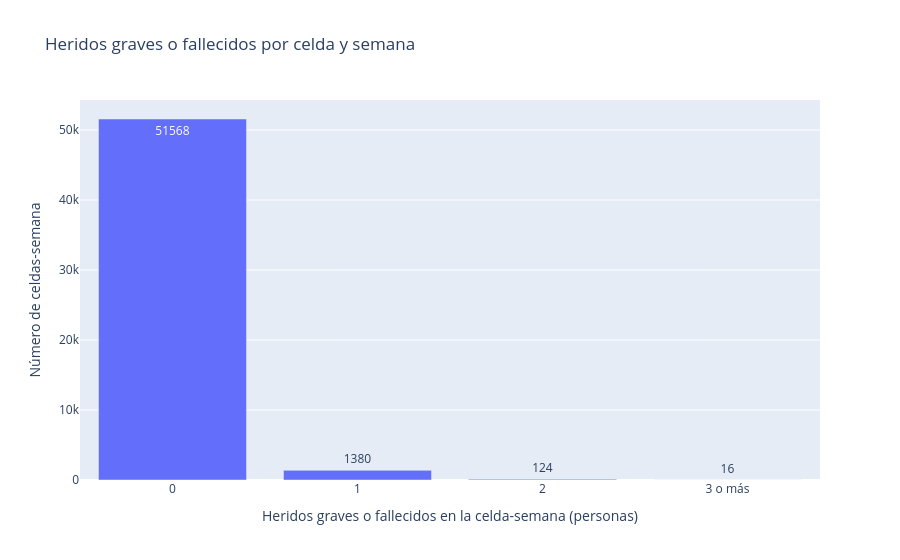

Notebook source saved alongside this figure:
### Markdown cell above
## 3. Qué mostró la exploración

Construyo la **tabla de celdas** (el grano de la sección 1) y miro cómo se reparte el objetivo. Casi todas las celdas serán ceros: las clases están muy desequilibradas, por lo que la exactitud global no sirve como métrica.

### Code cell
SLOT_LABELS = ["00-06", "06-12", "12-18", "18-24"]
df["franja"] = pd.cut(df["hora_int"], bins=[-1, 5, 11, 17, 23], labels=SLOT_LABELS).astype(str)
df["tipo_dia"] = df["dow"].map({0: "L-J", 1: "L-J", 2: "L-J", 3: "L-J", 4: "V", 5: "S", 6: "D"})
df["semana"] = df["fecha"].dt.to_period("W-SUN").dt.start_time       # lunes de cada semana

keys = ["semana", "cod_distrito", "tipo_dia", "franja"]
agg = df.groupby(keys).agg(
    accidentes=("num_expediente", "nunique"),
    victimas=("es_victima", "sum"),
    graves=("es_grave", "sum"),
).join(df[df["persona_n"].str.contains("peaton")].groupby(keys)["es_grave"].sum().rename("graves_peaton")).fillna(0)

semanas = pd.date_range(df["semana"].min(), df["semana"].max(), freq="W-MON")
grid = pd.MultiIndex.from_product([semanas, sorted(df["cod_distrito"].unique()), ["L-J", "V", "S", "D"], SLOT_LABELS], names=keys)
cells = agg.reindex(grid, fill_value=0).reset_index()
cells[["accidentes", "victimas", "graves", "graves_peaton"]] = cells[["accidentes", "victimas", "graves", "graves_peaton"]].astype(int)
cells["y"] = (cells["graves"] > 0).astype(int)
print(f"{len(cells):,} celdas-semana ({len(semanas)} semanas × {cells.groupby('semana').size().iloc[0]} celdas). "
      f"Celdas con al menos un herido grave: {cells.y.mean()*100:.2f} %")

dist = cells["graves"].clip(upper=3).map({0: "0", 1: "1", 2: "2", 3: "3 o más"}).value_counts().reindex(["0", "1", "2", "3 o más"])
fig = px.bar(x=dist.index, y=dist.values, text=dist.values, title="Heridos graves o fallecidos por celda y semana",
             labels={"x": "Heridos graves o fallecidos en la celda-semana (personas)", "y": "Número de celdas-semana"})
fig.show()

### Figure 1 — Plotly figure (JSON) as saved in the notebook; plotly's stock layout.template omitted (floating-point values rounded to 4 significant figures)
{"data": [{"hovertemplate": "Heridos graves o fallecidos en la celda-semana (personas)=%{x}<br>Número de celdas-semana=%{y}<br>text=%{text}<extra></extra>", "legendgroup": "", "marker": {"color": "#636efa", "pattern": {"shape": ""}}, "name": "", "orientation": "v", "showlegend": false, "text": [51570.0, 1380.0, 124.0, 16.0], "textposition": "auto", "type": "bar", "x": ["0", "1", "2", "3 o más"], "xaxis": "x", "y": [51568, 1380, 124, 16], "yaxis": "y"}], "layout": {"barmode": "relative", "legend": {"tracegroupgap": 0}, "title": {"text": "Heridos graves o fallecidos por celda y semana"}, "xaxis": {"anchor": "y", "domain": [0.0, 1.0], "title": {"text": "Heridos graves o fallecidos en la celda-semana (personas)"}}, "yaxis": {"anchor": "x", "domain": [0.0, 1.0], "title": {"text": "Número de celdas-semana"}}}}
